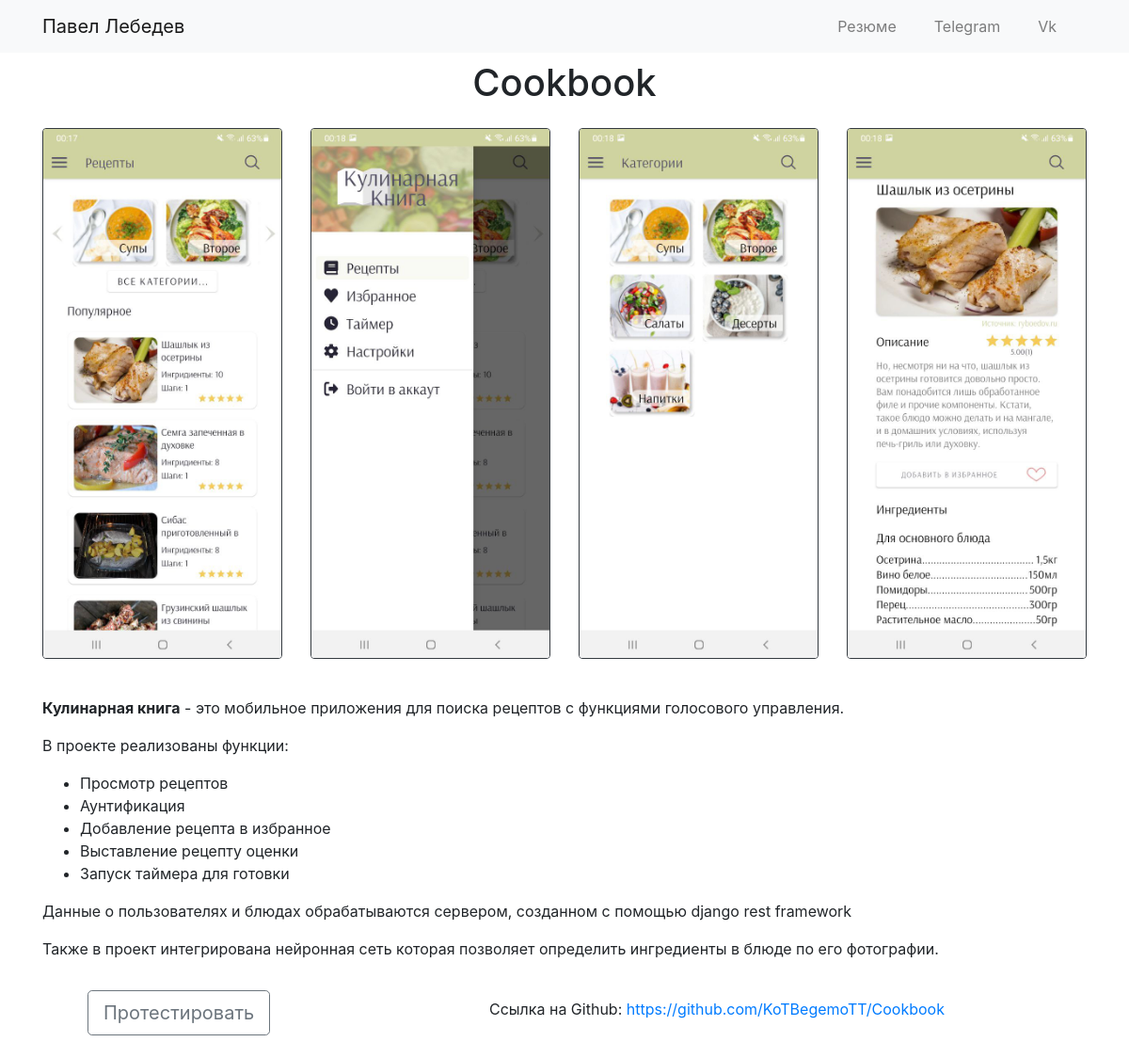
/projects/4, run on the app's committed database.
### portfolio/models.py (models this page shows, shortened)
class Project(models.Model):
    name = models.CharField(max_length=100)
    description = models.TextField()
    image = models.ImageField(upload_to='portfolio', blank=True)
    url = models.URLField(blank=True)
    test_url = models.CharField(max_length=100, blank=True)

class ProjectImage(models.Model):
    project = models.ForeignKey(Project, on_delete=models.CASCADE)
    description = models.CharField(max_length=250)
    image = models.ImageField(upload_to='portfolio', blank=True)

### portfolio/views.py (the view)
# urls.py: path('<pk>', views.view_project, name='view_project'),
def view_project(request, pk):
    project = get_object_or_404(Project, id=pk)
    images = ProjectImage.objects.filter(project=pk)
    return render(request, 'portfolio/view_project.html', context={'project': project, 'images': images})

### portfolio/templates/portfolio/view_project.html (shortened to what this page needs)
<!DOCTYPE html>
<html lang="en">
<head>
</head>
<body>
{% extends 'portfolio/base.html' %}
{% block content %}
<div class="row justify-content-center mt-2">
    <h1>{{ project.name }}</h1>
</div>
<div class="row mt-3">
    {% for image in images %}
    <div class="col">
        <img class="img-fluid rounded mb-2 border border-dark" src="{{ image.image.url }}">
    </div>
    {% endfor %}
</div>
<div class="row justify-content-center mt-2 mt-3">
    <div class="col">
        <p style="font-size: 18px;">{{ project.description|safe }}</p>
    </div>
</div>
<div class="row justify-content-center mt-2 mt-3">
    {% if project.test_url %}
        <div class="col ml-5">
            <a class="btn btn-lg btn btn-outline-primary" href="{% url project.test_url %}" role="button">Протестировать</a>
        </div>
    {% else %}
        <div class="col ml-5">
            <a class="btn btn-lg btn btn-outline-secondary" href="#" role="button">Протестировать</a>
        </div>
    {% endif %}
    <div class="col-7 mt-2">
        Ссылка на Github: <a target="_blank" href="{{project.url}}">{{ project.url }}</a>
    </div>
</div>
<br>
{% endblock %}

### data on the page
Project: name "Cookbook", description "Кулинарная книга - это мобильное приложения для поиска рецептов с функциями голосового управления. В проекте реализованы функции: Просмотр рецептов Аунтификация Добавление рецепта в избранное Выставление рецепту оценки Запуск таймера для готовки Данные о пользователях и блюдах обрабатываются сервером, созданном с помощью django rest framework Также в проект интегрирована нейронная сеть которая позволяет определить ингредиенты в блюде по его фотографии.", url "https://github.com/KoTBegemoTT/Cookbook"
ProjectImage: image (picture)
ProjectImage: image (picture)
ProjectImage: image (picture)
ProjectImage: image (picture)
